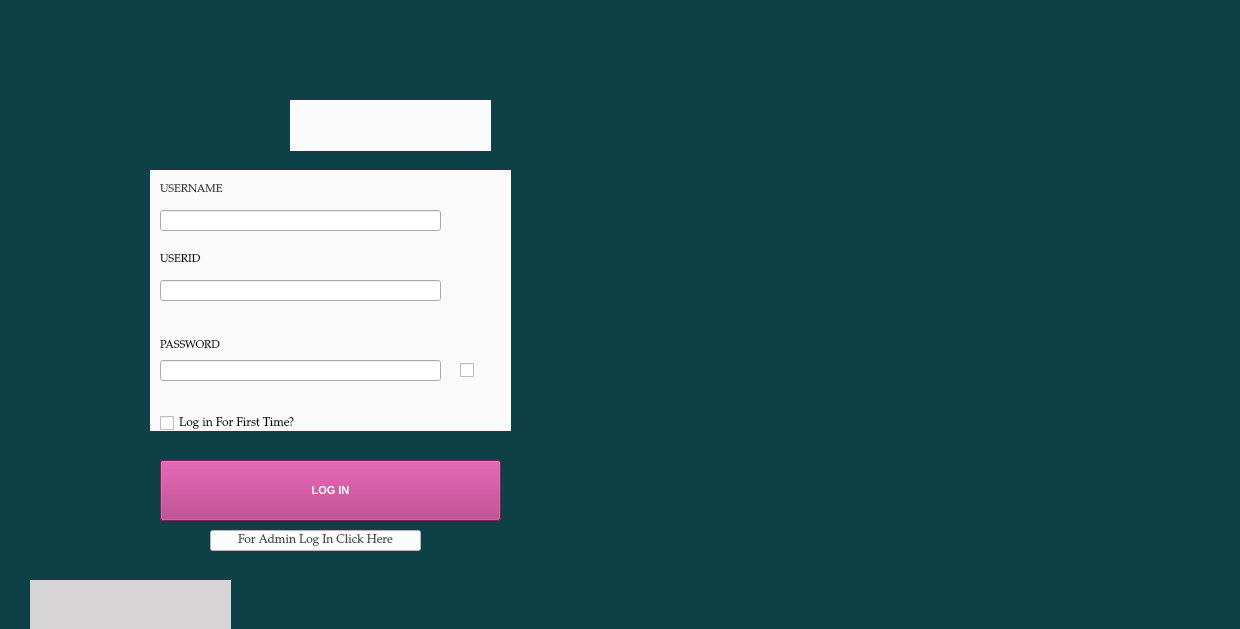
<?xml version="1.0" encoding="UTF-8"?>
<ui version="4.0">
 <class>Newindow1</class>
 <widget class="QMainWindow" name="Newindow1">
  <property name="geometry">
   <rect>
    <x>0</x>
    <y>0</y>
    <width>1240</width>
    <height>629</height>
   </rect>
  </property>
  <property name="windowTitle">
   <string>USER LOGIN</string>
  </property>
  <property name="windowIcon">
   <iconset>
    <normaloff>C:/Users/SAAD COMMUNICATION/Downloads/chrome_hqmSI9koUf (2).png</normaloff>C:/Users/SAAD COMMUNICATION/Downloads/chrome_hqmSI9koUf (2).png</iconset>
  </property>
  <widget class="QWidget" name="centralwidget">
   <widget class="QPushButton" name="pushButton">
    <property name="geometry">
     <rect>
      <x>160</x>
      <y>460</y>
      <width>341</width>
      <height>61</height>
     </rect>
    </property>
    <property name="font">
     <font>
      <family>Leelawadee UI</family>
      <pointsize>8</pointsize>
      <bold>true</bold>
     </font>
    </property>
    <property name="cursor">
     <cursorShape>PointingHandCursor</cursorShape>
    </property>
    <property name="autoFillBackground">
     <bool>false</bool>
    </property>
    <property name="styleSheet">
     <string notr="true">background-color: rgb(172, 46, 122);
color: rgb(255, 255, 255);</string>
    </property>
    <property name="text">
     <string>LOG IN</string>
    </property>
   </widget>
   <widget class="QLabel" name="label">
    <property name="geometry">
     <rect>
      <x>0</x>
      <y>-30</y>
      <width>1250</width>
      <height>661</height>
     </rect>
    </property>
    <property name="styleSheet">
     <string notr="true">background-color: rgb(13, 65, 71);</string>
    </property>
    <property name="text">
     <string/>
    </property>
    <property name="scaledContents">
     <bool>false</bool>
    </property>
   </widget>
   <widget class="QLabel" name="label_3">
    <property name="geometry">
     <rect>
      <x>150</x>
      <y>170</y>
      <width>361</width>
      <height>261</height>
     </rect>
    </property>
    <property name="styleSheet">
     <string notr="true">background-color: rgb(250, 250, 250);</string>
    </property>
    <property name="text">
     <string/>
    </property>
   </widget>
   <widget class="QLabel" name="name_label">
    <property name="geometry">
     <rect>
      <x>160</x>
      <y>180</y>
      <width>91</width>
      <height>20</height>
     </rect>
    </property>
    <property name="font">
     <font>
      <family>Palatino Linotype</family>
      <pointsize>8</pointsize>
     </font>
    </property>
    <property name="styleSheet">
     <string notr="true">color: rgb(58, 58, 58);</string>
    </property>
    <property name="text">
     <string>USERNAME</string>
    </property>
   </widget>
   <widget class="QLineEdit" name="namelineEdit">
    <property name="geometry">
     <rect>
      <x>160</x>
      <y>210</y>
      <width>281</width>
      <height>21</height>
     </rect>
    </property>
    <property name="font">
     <font>
      <family>Palatino Linotype</family>
     </font>
    </property>
   </widget>
   <widget class="QLabel" name="id_label">
    <property name="geometry">
     <rect>
      <x>160</x>
      <y>250</y>
      <width>71</width>
      <height>20</height>
     </rect>
    </property>
    <property name="font">
     <font>
      <family>Palatino Linotype</family>
      <pointsize>8</pointsize>
     </font>
    </property>
    <property name="text">
     <string>USERID</string>
    </property>
   </widget>
   <widget class="QLineEdit" name="idlineEdit">
    <property name="geometry">
     <rect>
      <x>160</x>
      <y>280</y>
      <width>281</width>
      <height>21</height>
     </rect>
    </property>
    <property name="font">
     <font>
      <family>Palatino Linotype</family>
     </font>
    </property>
   </widget>
   <widget class="QLabel" name="password_label">
    <property name="geometry">
     <rect>
      <x>160</x>
      <y>330</y>
      <width>111</width>
      <height>31</height>
     </rect>
    </property>
    <property name="font">
     <font>
      <family>Palatino Linotype</family>
      <pointsize>8</pointsize>
      <italic>false</italic>
      <bold>false</bold>
     </font>
    </property>
    <property name="text">
     <string>PASSWORD</string>
    </property>
   </widget>
   <widget class="QLineEdit" name="passlineEdit">
    <property name="geometry">
     <rect>
      <x>160</x>
      <y>360</y>
      <width>281</width>
      <height>21</height>
     </rect>
    </property>
    <property name="font">
     <font>
      <family>Palatino Linotype</family>
     </font>
    </property>
   </widget>
   <widget class="QCheckBox" name="logincheck">
    <property name="geometry">
     <rect>
      <x>160</x>
      <y>410</y>
      <width>291</width>
      <height>26</height>
     </rect>
    </property>
    <property name="font">
     <font>
      <family>Palatino Linotype</family>
     </font>
    </property>
    <property name="text">
     <string>Log in For First Time?</string>
    </property>
   </widget>
   <widget class="QPushButton" name="pushButton_2">
    <property name="geometry">
     <rect>
      <x>210</x>
      <y>530</y>
      <width>211</width>
      <height>21</height>
     </rect>
    </property>
    <property name="font">
     <font>
      <family>Palatino Linotype</family>
      <pointsize>9</pointsize>
     </font>
    </property>
    <property name="styleSheet">
     <string notr="true">background-color: rgb(255, 255, 255);
color: rgb(71, 71, 71);
border-color: rgb(255, 255, 255);</string>
    </property>
    <property name="text">
     <string>For Admin Log In Click Here</string>
    </property>
   </widget>
   <widget class="QLabel" name="label_4">
    <property name="geometry">
     <rect>
      <x>470</x>
      <y>70</y>
      <width>71</width>
      <height>61</height>
     </rect>
    </property>
    <property name="text">
     <string/>
    </property>
    <property name="pixmap">
     <pixmap>C:/Users/SAAD COMMUNICATION/Downloads/chrome_hqmSI9koUf (1).png</pixmap>
    </property>
    <property name="scaledContents">
     <bool>true</bool>
    </property>
   </widget>
   <widget class="QCheckBox" name="checkBox">
    <property name="geometry">
     <rect>
      <x>460</x>
      <y>360</y>
      <width>21</width>
      <height>20</height>
     </rect>
    </property>
    <property name="cursor">
     <cursorShape>PointingHandCursor</cursorShape>
    </property>
    <property name="text">
     <string/>
    </property>
    <property name="icon">
     <iconset>
      <normaloff>C:/Users/SAAD COMMUNICATION/Downloads/Lovepik_com-401039678-eye-icon-vector-element.png</normaloff>C:/Users/SAAD COMMUNICATION/Downloads/Lovepik_com-401039678-eye-icon-vector-element.png</iconset>
    </property>
   </widget>
   <widget class="QLabel" name="label_7">
    <property name="geometry">
     <rect>
      <x>470</x>
      <y>345</y>
      <width>61</width>
      <height>51</height>
     </rect>
    </property>
    <property name="text">
     <string/>
    </property>
    <property name="pixmap">
     <pixmap>C:/Users/SAAD COMMUNICATION/Downloads/Lovepik_com-401039678-eye-icon-vector-element.png</pixmap>
    </property>
    <property name="scaledContents">
     <bool>true</bool>
    </property>
   </widget>
   <widget class="QLabel" name="label_2">
    <property name="geometry">
     <rect>
      <x>0</x>
      <y>0</y>
      <width>1261</width>
      <height>651</height>
     </rect>
    </property>
    <property name="text">
     <string/>
    </property>
    <property name="pixmap">
     <pixmap>C:/Users/SAAD COMMUNICATION/Downloads/isko increase krn_auto_x2.jpg</pixmap>
    </property>
    <property name="scaledContents">
     <bool>true</bool>
    </property>
   </widget>
   <widget class="QLabel" name="label_6">
    <property name="geometry">
     <rect>
      <x>30</x>
      <y>580</y>
      <width>201</width>
      <height>51</height>
     </rect>
    </property>
    <property name="styleSheet">
     <string notr="true">background-color: rgb(214, 212, 213);</string>
    </property>
    <property name="text">
     <string/>
    </property>
   </widget>
   <widget class="QLabel" name="label_8">
    <property name="geometry">
     <rect>
      <x>290</x>
      <y>100</y>
      <width>201</width>
      <height>51</height>
     </rect>
    </property>
    <property name="styleSheet">
     <string notr="true">background-color: rgb(251, 251, 251);</string>
    </property>
    <property name="text">
     <string/>
    </property>
   </widget>
   <zorder>label</zorder>
   <zorder>label_2</zorder>
   <zorder>label_3</zorder>
   <zorder>name_label</zorder>
   <zorder>namelineEdit</zorder>
   <zorder>id_label</zorder>
   <zorder>idlineEdit</zorder>
   <zorder>password_label</zorder>
   <zorder>passlineEdit</zorder>
   <zorder>logincheck</zorder>
   <zorder>pushButton</zorder>
   <zorder>checkBox</zorder>
   <zorder>label_7</zorder>
   <zorder>label_6</zorder>
   <zorder>pushButton_2</zorder>
   <zorder>label_8</zorder>
   <zorder>label_4</zorder>
  </widget>
 </widget>
 <resources/>
 <connections/>
</ui>
